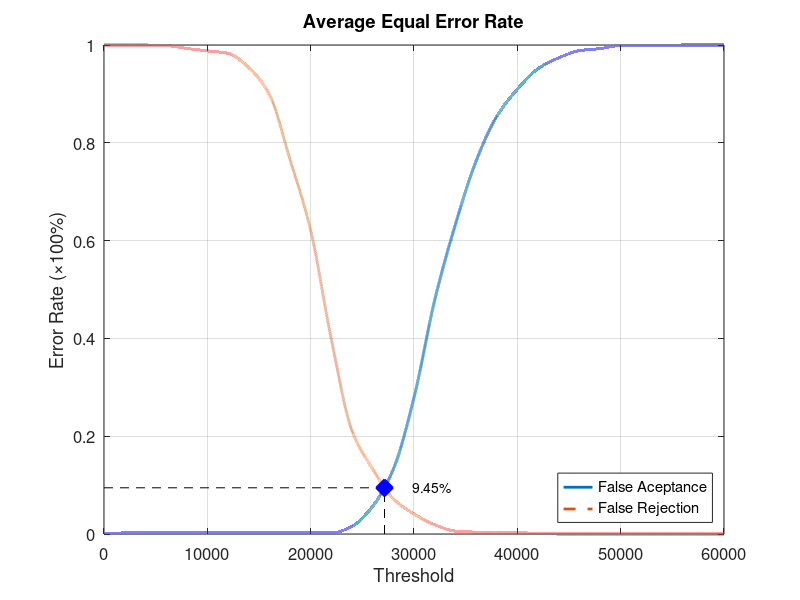
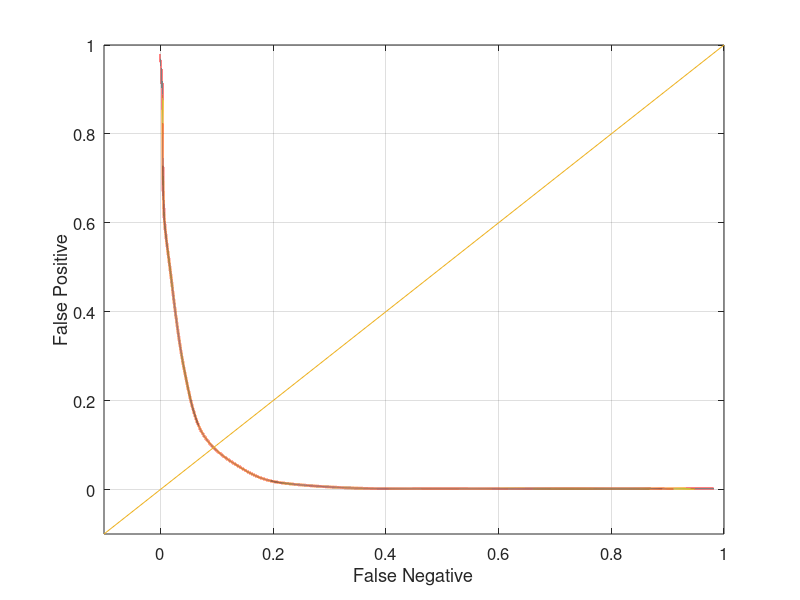

MATLAB code for these plots, in order:
function yEER = Database4Average
close all;
clear;
clc;
x = 0:2000:60000;
xq = 0:0.5:60000;

y0 = [0 0.00210526 0.00210526 0.00210526 0.00210526 0.00210526 0.00210526 0.00210526 0.00210526 0.00210526 0.00210526 0.00210526 0.0157895 0.0568421 0.132632 0.278947 0.477895 0.632632 0.762105 0.853684 0.909474 0.951579 0.973684 0.988421 0.992632 0.998947 0.998947 0.998947 1 1 1];
yy0 = interp1(x, y0, xq, 'pchip');
y1 = [1 1 1 0.999 0.993 0.988 0.983 0.954 0.899 0.766 0.621 0.398 0.211 0.133 0.072 0.041 0.019 0.006 0.004 0.004 0.003 0.001 0 0 0 0 0 0 0 0 0];
yy1 = interp1(x, y1, xq, 'pchip');

% Calculating EER: 
y2 = abs(y0 - y1);
find(y2 == min(y2))
yy2 = abs(yy0 - yy1);
xEER = find(yy2 == min(yy2));
xEERIndex = xq(xEER) % X-axis EER
yEER = yy0(xEER) % Y-axis EER

main = figure
plot(xq, yy0,'-','LineWidth', 2);	hold on
plot(xq, yy1,'--','LineWidth', 2);	hold on
plot([xEERIndex xEERIndex], [0 yEER], 'k--');	hold on
plot([0 xEERIndex], [yEER yEER], 'k--');	hold on
plot(xEERIndex, yEER, 'bx', 'LineWidth', 10);	hold on
text(xEERIndex + 10 * xEERIndex / 100, yEER, [num2str(round((10000 * yEER)) / 100) '%'])
legend('False Aceptance', 'False Rejection', 'Location', 'SouthEast')
xlabel('Threshold')
ylabel('Error Rate (\times100%)')
title('Average Equal Error Rate')
set(gca, 'FontSize', 12)
axis([0 60000 0 1])
grid on

print(main, 'Database4AverageMain', '-dpng');
FNRxFPR = figure('Color', [1 1 1]);
plot(yy1, yy0, '-', yy1, yy0, 'LineWidth', 2);
hold on
y = -0.1:0.1:1
plot(y, y); 
set(gca, 'FontSize', 12)
xlabel('False Negative')
ylabel('False Positive')
axis([-0.1 1 -0.1 1])
set(gca, 'FontSize', 12)
grid on

print(FNRxFPR, 'Database4AverageFNRxFPR','-dpng');
end
